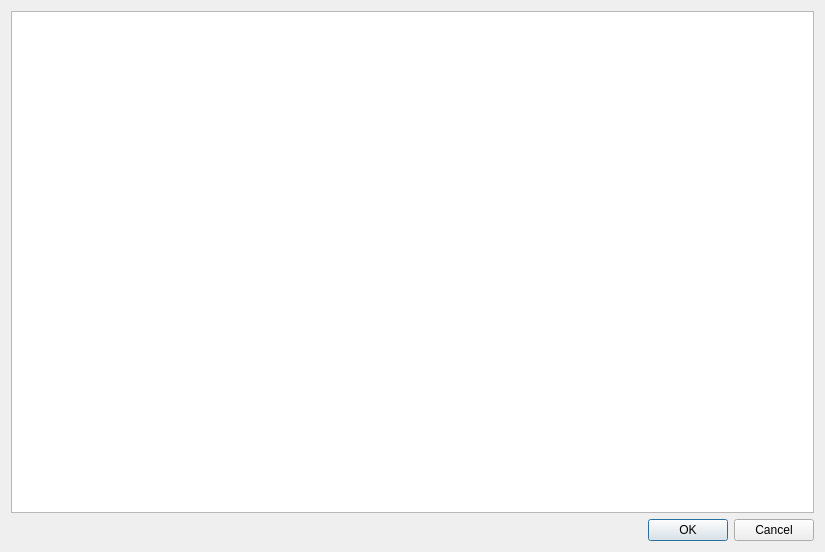
<?xml version="1.0" encoding="UTF-8"?>
<ui version="4.0">
 <class>Dialog</class>
 <widget class="QDialog" name="Dialog">
  <property name="geometry">
   <rect>
    <x>0</x>
    <y>0</y>
    <width>825</width>
    <height>552</height>
   </rect>
  </property>
  <property name="windowTitle">
   <string>Dialog</string>
  </property>
  <layout class="QGridLayout" name="gridLayout">
   <item row="1" column="0">
    <widget class="QDialogButtonBox" name="buttonBox">
     <property name="orientation">
      <enum>Qt::Horizontal</enum>
     </property>
     <property name="standardButtons">
      <set>QDialogButtonBox::Cancel|QDialogButtonBox::Ok</set>
     </property>
    </widget>
   </item>
   <item row="0" column="0">
    <widget class="QTableView" name="tableView"/>
   </item>
  </layout>
 </widget>
 <resources/>
 <connections>
  <connection>
   <sender>buttonBox</sender>
   <signal>accepted()</signal>
   <receiver>Dialog</receiver>
   <slot>accept()</slot>
   <hints>
    <hint type="sourcelabel">
     <x>248</x>
     <y>254</y>
    </hint>
    <hint type="destinationlabel">
     <x>157</x>
     <y>274</y>
    </hint>
   </hints>
  </connection>
  <connection>
   <sender>buttonBox</sender>
   <signal>rejected()</signal>
   <receiver>Dialog</receiver>
   <slot>reject()</slot>
   <hints>
    <hint type="sourcelabel">
     <x>316</x>
     <y>260</y>
    </hint>
    <hint type="destinationlabel">
     <x>286</x>
     <y>274</y>
    </hint>
   </hints>
  </connection>
 </connections>
</ui>
